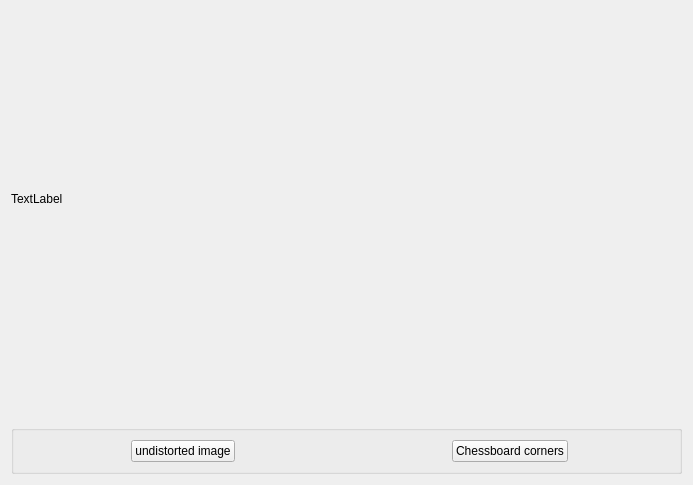
<?xml version="1.0" encoding="UTF-8"?>
<ui version="4.0">
 <class>Calibration_intr</class>
 <widget class="QWidget" name="Calibration_intr">
  <property name="geometry">
   <rect>
    <x>0</x>
    <y>0</y>
    <width>689</width>
    <height>485</height>
   </rect>
  </property>
  <property name="windowTitle">
   <string>Calibration</string>
  </property>
  <layout class="QVBoxLayout" name="verticalLayout_2">
   <item>
    <widget class="QLabel" name="Displayer">
     <property name="minimumSize">
      <size>
       <width>671</width>
       <height>376</height>
      </size>
     </property>
     <property name="text">
      <string>TextLabel</string>
     </property>
    </widget>
   </item>
   <item alignment="Qt::AlignBottom">
    <widget class="QGroupBox" name="horizontalGroupBox">
     <layout class="QHBoxLayout" name="horizontalLayout">
      <item alignment="Qt::AlignHCenter">
       <widget class="QPushButton" name="undistortedButton">
        <property name="text">
         <string>undistorted image</string>
        </property>
       </widget>
      </item>
      <item alignment="Qt::AlignHCenter">
       <widget class="QPushButton" name="chesscorners">
        <property name="text">
         <string>Chessboard corners</string>
        </property>
       </widget>
      </item>
     </layout>
    </widget>
   </item>
  </layout>
  <action name="actionShow_chess_corners">
   <property name="text">
    <string>show_chess_corners</string>
   </property>
  </action>
 </widget>
 <resources/>
 <connections/>
</ui>
